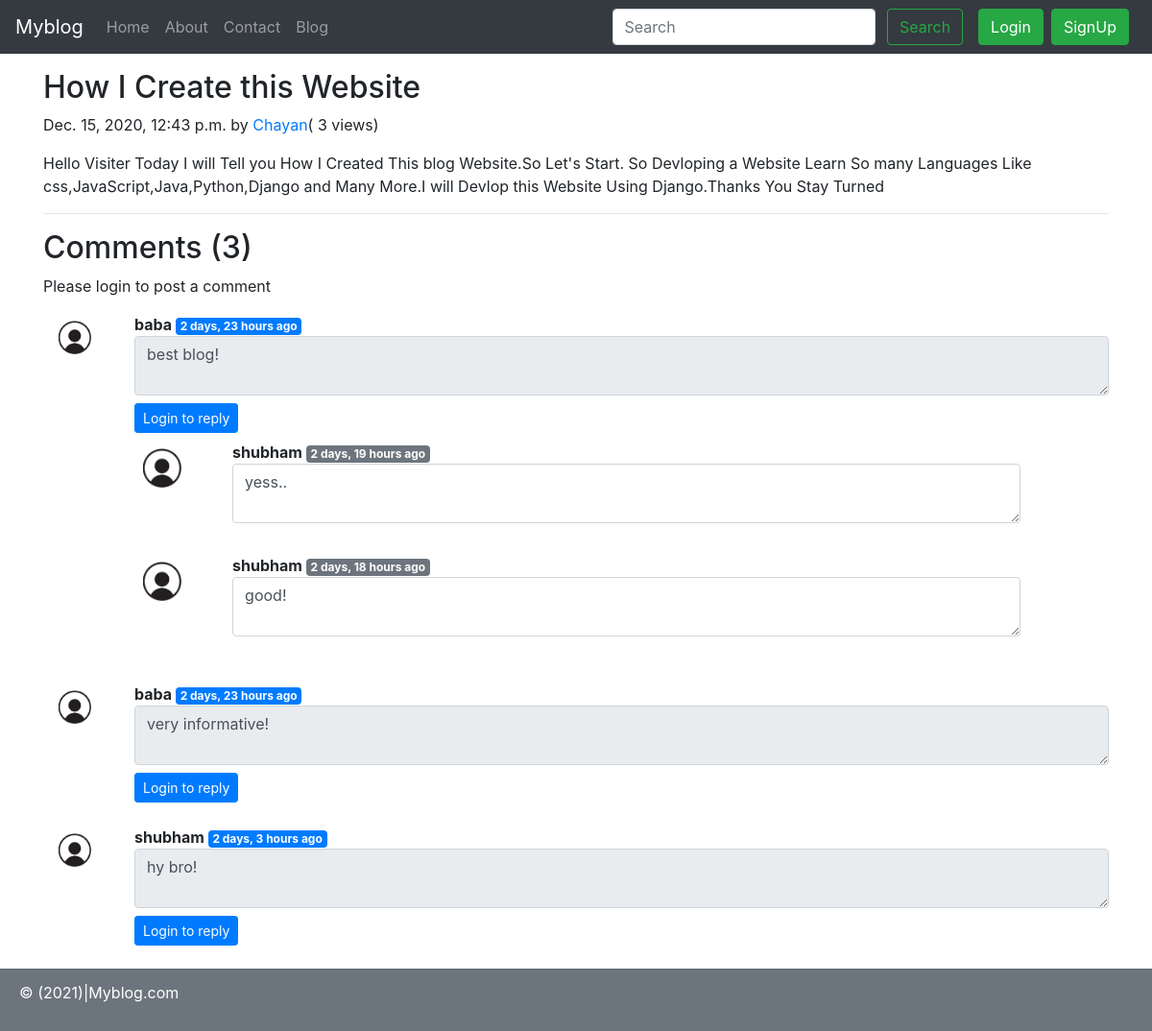
Page /blog/web on the committed database.
### vlog/models.py (models this page shows, shortened)
class Post(models.Model):
    sno=models.AutoField(primary_key=True)
    title=models.CharField(max_length=255)
    author=models.CharField(max_length=14)
    slug=models.CharField(max_length=130)
    views= models.IntegerField(default=0)
    timeStamp=models.DateTimeField(blank=True)
    content=models.TextField()

class BlogComment(models.Model):
    sno= models.AutoField(primary_key=True)
    comment=models.TextField()
    user=models.ForeignKey(User, on_delete=models.CASCADE)
    post=models.ForeignKey(Post, on_delete=models.CASCADE)
    parent=models.ForeignKey('self',on_delete=models.CASCADE, null=True )
    timestamp= models.DateTimeField(default=now)

### vlog/views.py (the view)
# urls.py: path('<str:slug>', views.blogPost, name="blogPost"),
def blogPost(request, slug):
    post=Post.objects.filter(slug=slug).first()
    post.views= post.views +1
    post.save()
    comments= BlogComment.objects.filter(post=post, parent=None)
    replies= BlogComment.objects.filter(post=post).exclude(parent=None)
    replyDict={}
    for reply in replies:
        if reply.parent.sno not in replyDict.keys():
            replyDict[reply.parent.sno]=[reply]
        else:
            replyDict[reply.parent.sno].append(reply)
    context={'post':post, 'comments': comments, 'user': request.user, 'replyDict': replyDict}
    return render(request, "vlog/blogPost.html", context)

### vlog/templatetags/extras.py (called while the page is built)
@register.filter(name='get_val')
def get_val(dict, key):
    return dict.get(key)

### templates/vlog/blogPost.html (shortened to what this page needs)
{% extends 'home/base.html' %}
{% block body %}
{% load humanize %}
{% load extras %}
<div class="container my-3">
    <h2 class="blog-post-title">{{post.title}}</h2>
    <p class="blog-post-meta">{{post.timeStamp}} by <a href="/about">{{post.author}}</a>(<span > {{post.views}} views</span>)</p>
    <p>{{post.content|safe}}</p>
    <hr>
    </div>
<div class="container">
    <h2> Comments ({{comments.count}}) </h2>
    <div class="my-2">
        {% if user.is_authenticated %}
        <form action="/blog/postComment" method="post">
            {% csrf_token %}
            <div class="form-group">
                <label for="exampleInputEmail1">Post Comment </label>
                <input type="text" class="form-control" name="comment" placeholder="Enter comment here">
            </div>
            <input type="hidden" name="postSno" value="{{post.sno}}">
            <input type="hidden" name="parentSno" value="">
            <button type="submit" class="btn btn-primary">Comment</button>
        </form>
        {% else %}
        Please login to post a comment
        {% endif %}
    </div>
    {% for comment in comments %}
    <div class="row my-3">
        <div class="col-2 col-sm-1 col-md-1  ">
            <img class="rounded mx-auto d-block p-2" style='width:50px;' src="/static/img/user.png" alt="user">
        </div>
        <div class="col-10 col-sm-11 col-md-11 ">
        <b> {{comment.user.username}} </b> <span class="badge badge-primary ">{{comment.timestamp| naturaltime}}</span>
        <div class="form-floating">
  <textarea class="form-control" placeholder="Leave comment here" id="floatingTextarea" readonly>{{comment.comment}}</textarea>
</div>
            <div class="reply mx-0">
				 {% if user.is_authenticated %}
                <button class="btn btn-sm btn-primary  mt-2" type="button" data-toggle="collapse" data-target="#replyBox{{comment.sno}}" aria-expanded="false" aria-controls="replyBox{{comment.sno}}">
                    Reply
                </button>
                <div class="collapse" id="replyBox{{comment.sno}}">
                    <div class="card card-body my-2">
                        <form action="/blog/postComment" method="post">
                            {% csrf_token %}
                            <div class="form-group">
                                <label for="comment">Post a reply </label>
                                <input type="text" class="form-control" name="comment" placeholder="Enter comment here">
                                <input type="hidden" name="parentSno" value="{{comment.sno}}">
                            </div>
                            <input type="hidden" name="postSno" value="{{post.sno}}">
                            <button type="submit" class="btn btn-primary">Submit</button>
                        </form>
                    </div>
                </div>
                 {% else %}
                <button class="btn btn-sm btn-primary mt-2" type="button" data-toggle="collapse" data-target="#replyBox{{comment.sno}}" aria-expanded="false" aria-controls="replyBox{{comment.sno}}">
                    Login to reply
                </button>
    			{% endif   %}
                <div class="replies my-2 ">
                    {% for reply in replyDict|get_val:comment.sno %}
                    <div class="row my-2">
                        <div class="col-2 col-sm-1 col-md-1 ">
                            <img class="rounded mx-auto d-block  my-2" style='width:40px;' src="/static/img/user.png" alt="user">
                        </div>
                        <div class="col-10 col-sm-11 col-md-11">
                            <div class="col-10 col-sm-10 col-md-11 ">
                                <b> {{reply.user.username}} </b> <span class="badge badge-secondary ">{{reply.timestamp| naturaltime}}</span>
                                <div class="form-floating">
  <textarea class="form-control" placeholder="Leave reply here" id="floatingTextarea">{{reply.comment}}</textarea>
</div>
                            </div>
                            <br>
                        </div>
                    </div>
                    {% endfor %}
                </div>
            </div>
        </div>
    </div>
    {% endfor %}
</div>
 <div class="card-footer text-muted bg-secondary">
    <p style="color:white">&copy; (2021)|Myblog.com</p>
  </div>
{% endblock %}

### templates/home/base.html (shortened to what this page needs)
<!doctype html>
<html lang="en">
  <head>
    <link rel="stylesheet" href="https://stackpath.bootstrapcdn.com/bootstrap/4.5.2/css/bootstrap.min.css">
  </head>
  <body>
    <nav class="navbar navbar-expand-lg navbar-dark bg-dark">
        <a class="navbar-brand" href="/">Myblog</a>
        <div class="collapse navbar-collapse" id="navbarSupportedContent">
          <ul class="navbar-nav mr-auto">
            <li class="nav-item {% block homeactive %}  {% endblock homeactive %}">
              <a class="nav-link" href="/">Home <span class="sr-only">(current)</span></a>
            </li>
            <li class="nav-item {% block aboutactive %}  {% endblock aboutactive %}" >
              <a class="nav-link" href="/about">About</a>
            </li>
            <li class="nav-item {% block contactactive %}  {% endblock contactactive %} ">
              <a class="nav-link" href="/contact">Contact</a>
            </li>
            <li class="nav-item {% block blogactive %}  {% endblock blogactive %} ">
              <a class="nav-link" href="/blog">Blog</a>
            </li>
          </ul>
          <div class="ml-auto form-inline ">
          <form method="get" action="/search"class="my-2 my-lg-0 mx-3">
            <input class="form-control mr-sm-2" type="search" placeholder="Search" aria-label="Search" name="query" id="query">
            <button class="btn btn-outline-success my-2 my-sm-0 " type="submit">Search</button>
          </form>
{% if user.is_authenticated %}
<ul class="navbar-nav mr-2">
<li class="nav-item dropdown">
<a class="nav-link dropdown-toggle" href='#' id="navbarDropdown" role="button" data-toggle="dropdown"> Welcome {{request.user}}</a>
<div class="dropdown-menu" aria-labelledby="navbarDropdown">
          <a class="dropdown-item" href="/logout">Logout</a>
        </div>
      </li>
      </ul>
      </div>
{% else %}
<button type="button" class="btn btn-success mr-2" data-toggle="modal" data-target="#loginModal">
Login
</button>
<button type="button" class="btn btn-success mr-2" data-toggle="modal" data-target="#signupModal">
SignUp
</button>
{% endif %}
        </div>
      </nav>
      {% block body %}
       {% endblock body %}
  </body>
</html>

### rows in the picture
Post: title "How I Create this Website", timeStamp "Dec. 15, 2020, 12:43 p.m.", author "Chayan", views "3", content "Hello Visiter Today I will Tell you How I Created This blog Website.So Let's Start. So Devloping a Website Learn So many Languages Like css,JavaScript,Java,Python,Django and Many More.I will Devlop this Website Using Django.Thanks You Stay Turned"
BlogComment: user.username "baba", timestamp "2 days, 23 hours ago", comment "best blog!"
BlogComment: user.username "shubham", timestamp "2 days, 19 hours ago", comment "yess.."
BlogComment: user.username "shubham", timestamp "2 days, 18 hours ago", comment "good!"
BlogComment: user.username "baba", timestamp "2 days, 23 hours ago", comment "very informative!"
BlogComment: user.username "shubham", timestamp "2 days, 3 hours ago", comment "hy bro!"

### other values in the picture
{{ comments.count }} "3"
